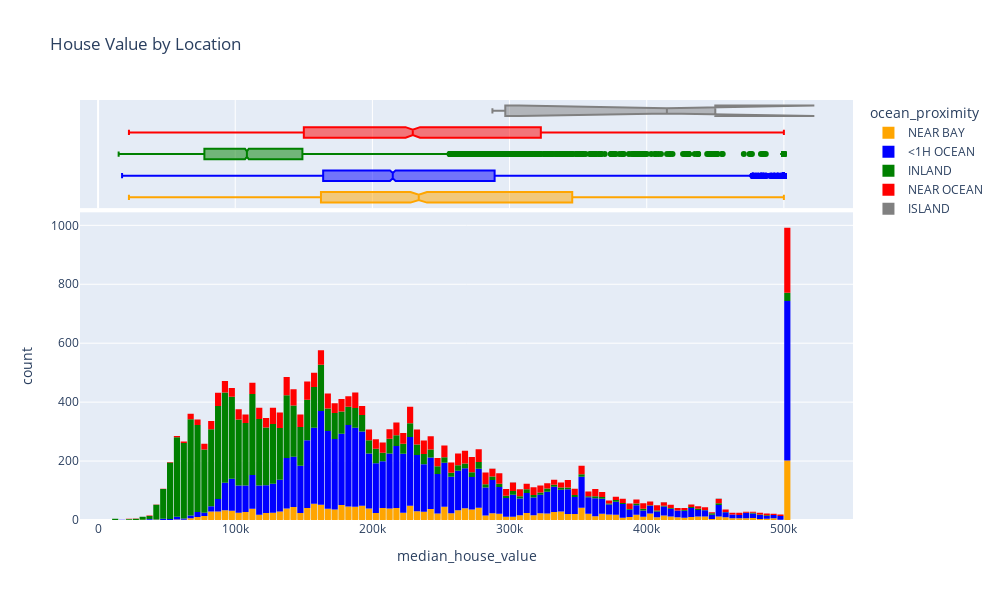

Notebook source saved alongside this figure:
### Code cell
fig = px.histogram(df_housing, 
                   x ='median_house_value', 
                   marginal='box', 
                   color='ocean_proximity', 
                   color_discrete_sequence=['orange', 'blue','green','red','grey'], 
                   title='House Value by Location')
fig.update_layout(width = 1000, height = 600, bargap=0.1)
fig.show()

### Figure 1 — Plotly figure (JSON) as saved in the notebook; plotly's stock layout.template omitted (floating-point values rounded to 4 significant figures; data arrays with more than 128 entries replaced by an {"elided": "..."} marker saying what was removed)
{"data": [{"alignmentgroup": "True", "bingroup": "x", "hovertemplate": "ocean_proximity=NEAR BAY<br>median_house_value=%{x}<br>count=%{y}<extra></extra>", "legendgroup": "NEAR BAY", "marker": {"color": "orange", "pattern": {"shape": ""}}, "name": "NEAR BAY", "offsetgroup": "NEAR BAY", "orientation": "v", "showlegend": true, "type": "histogram", "x": {"elided": "2290 int values"}, "xaxis": "x", "yaxis": "y"}, {"alignmentgroup": "True", "hovertemplate": "ocean_proximity=NEAR BAY<br>median_house_value=%{x}<extra></extra>", "legendgroup": "NEAR BAY", "marker": {"color": "orange"}, "name": "NEAR BAY", "notched": true, "offsetgroup": "NEAR BAY", "showlegend": false, "type": "box", "x": {"elided": "2290 int values"}, "xaxis": "x2", "yaxis": "y2"}, {"alignmentgroup": "True", "bingroup": "x", "hovertemplate": "ocean_proximity=<1H OCEAN<br>median_house_value=%{x}<br>count=%{y}<extra></extra>", "legendgroup": "<1H OCEAN", "marker": {"color": "blue", "pattern": {"shape": ""}}, "name": "<1H OCEAN", "offsetgroup": "<1H OCEAN", "orientation": "v", "showlegend": true, "type": "histogram", "x": {"elided": "9136 int values"}, "xaxis": "x", "yaxis": "y"}, {"alignmentgroup": "True", "hovertemplate": "ocean_proximity=<1H OCEAN<br>median_house_value=%{x}<extra></extra>", "legendgroup": "<1H OCEAN", "marker": {"color": "blue"}, "name": "<1H OCEAN", "notched": true, "offsetgroup": "<1H OCEAN", "showlegend": false, "type": "box", "x": {"elided": "9136 int values"}, "xaxis": "x2", "yaxis": "y2"}, {"alignmentgroup": "True", "bingroup": "x", "hovertemplate": "ocean_proximity=INLAND<br>median_house_value=%{x}<br>count=%{y}<extra></extra>", "legendgroup": "INLAND", "marker": {"color": "green", "pattern": {"shape": ""}}, "name": "INLAND", "offsetgroup": "INLAND", "orientation": "v", "showlegend": true, "type": "histogram", "x": {"elided": "6551 int values"}, "xaxis": "x", "yaxis": "y"}, {"alignmentgroup": "True", "hovertemplate": "ocean_proximity=INLAND<br>median_house_value=%{x}<extra></extra>", "legendgroup": "INLAND", "marker": {"color": "green"}, "name": "INLAND", "notched": true, "offsetgroup": "INLAND", "showlegend": false, "type": "box", "x": {"elided": "6551 int values"}, "xaxis": "x2", "yaxis": "y2"}, {"alignmentgroup": "True", "bingroup": "x", "hovertemplate": "ocean_proximity=NEAR OCEAN<br>median_house_value=%{x}<br>count=%{y}<extra></extra>", "legendgroup": "NEAR OCEAN", "marker": {"color": "red", "pattern": {"shape": ""}}, "name": "NEAR OCEAN", "offsetgroup": "NEAR OCEAN", "orientation": "v", "showlegend": true, "type": "histogram", "x": {"elided": "2658 int values"}, "xaxis": "x", "yaxis": "y"}, {"alignmentgroup": "True", "hovertemplate": "ocean_proximity=NEAR OCEAN<br>median_house_value=%{x}<extra></extra>", "legendgroup": "NEAR OCEAN", "marker": {"color": "red"}, "name": "NEAR OCEAN", "notched": true, "offsetgroup": "NEAR OCEAN", "showlegend": false, "type": "box", "x": {"elided": "2658 int values"}, "xaxis": "x2", "yaxis": "y2"}, {"alignmentgroup": "True", "bingroup": "x", "hovertemplate": "ocean_proximity=ISLAND<br>median_house_value=%{x}<br>count=%{y}<extra></extra>", "legendgroup": "ISLAND", "marker": {"color": "grey", "pattern": {"shape": ""}}, "name": "ISLAND", "offsetgroup": "ISLAND", "orientation": "v", "showlegend": true, "type": "histogram", "x": [450000, 414700, 300000, 450000, 287500], "xaxis": "x", "yaxis": "y"}, {"alignmentgroup": "True", "hovertemplate": "ocean_proximity=ISLAND<br>median_house_value=%{x}<extra></extra>", "legendgroup": "ISLAND", "marker": {"color": "grey"}, "name": "ISLAND", "notched": true, "offsetgroup": "ISLAND", "showlegend": false, "type": "box", "x": [450000, 414700, 300000, 450000, 287500], "xaxis": "x2", "yaxis": "y2"}], "layout": {"bargap": 0.1, "barmode": "relative", "height": 600, "legend": {"title": {"text": "ocean_proximity"}, "tracegroupgap": 0}, "title": {"text": "House Value by Location"}, "width": 1000, "xaxis": {"anchor": "y", "domain": [0, 1], "title": {"text": "median_house_value"}}, "xaxis2": {"anchor": "y2", "domain": [0, 1], "matches": "x", "showgrid": true, "showticklabels": false}, "yaxis": {"anchor": "x", "domain": [0, 0.7326], "title": {"text": "count"}}, "yaxis2": {"anchor": "x2", "domain": [0.7426, 1], "matches": "y2", "showgrid": false, "showline": false, "showticklabels": false, "ticks": ""}}}
